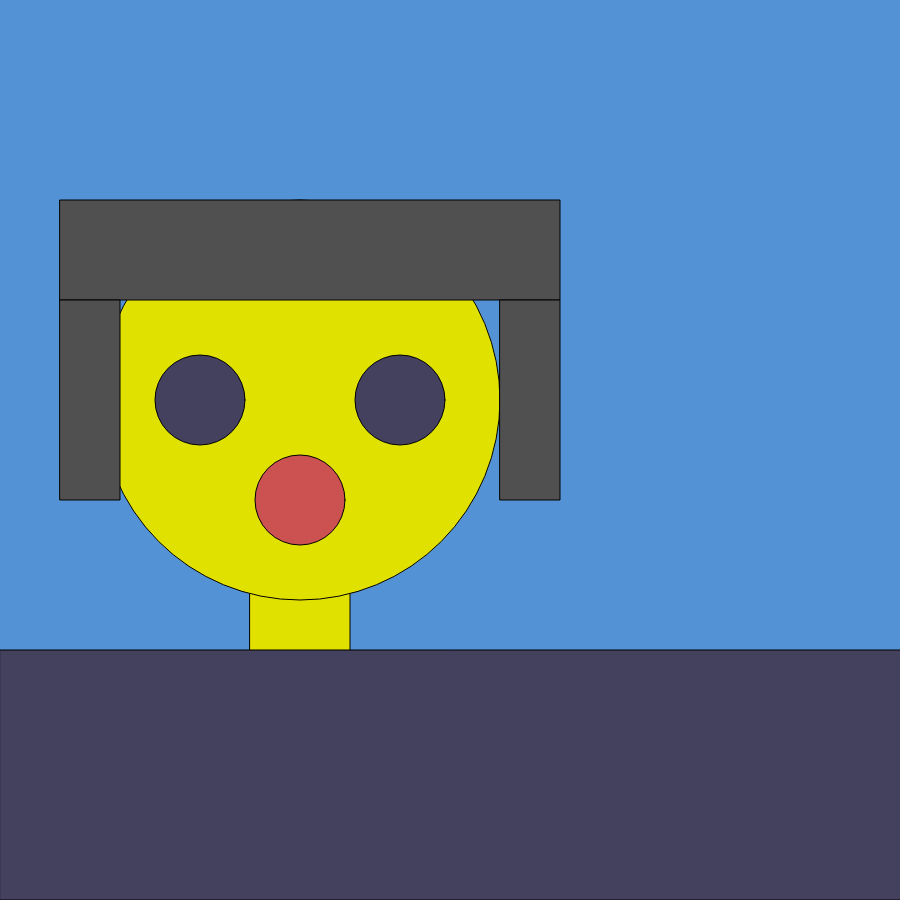
Frame 1 (no input)
Frame 60 (no input): identical to frame 1, image omitted
Frame 120 (the mouse pressed at the canvas centre since frame 60): identical to frame 1, image omitted

The p5.js sketch that drew this single still picture (run headless with seeded random() and noise() and a simulated clock; from frame 60 on, the mouse is pressed at the canvas centre):

// p5.js sketch
// ── sketch.js
function setup() {
  createCanvas(900,900);
}

function draw() {
  background(220);
background('#5492D6');
fill(225,225,0)
rect(250,550,100,125)
  ellipse(300,400,400,400)
  fill('#44415F')
  rect(0,650,6000, 250)
  ellipse(200,400,90)
  ellipse(400,400,90)
  fill('#CC5151')
ellipse(300,500,90)
  fill(80)
  rect(60,200,500,100)
  rect(60,300,60,200)
  rect(500 ,300,60,200)

}
